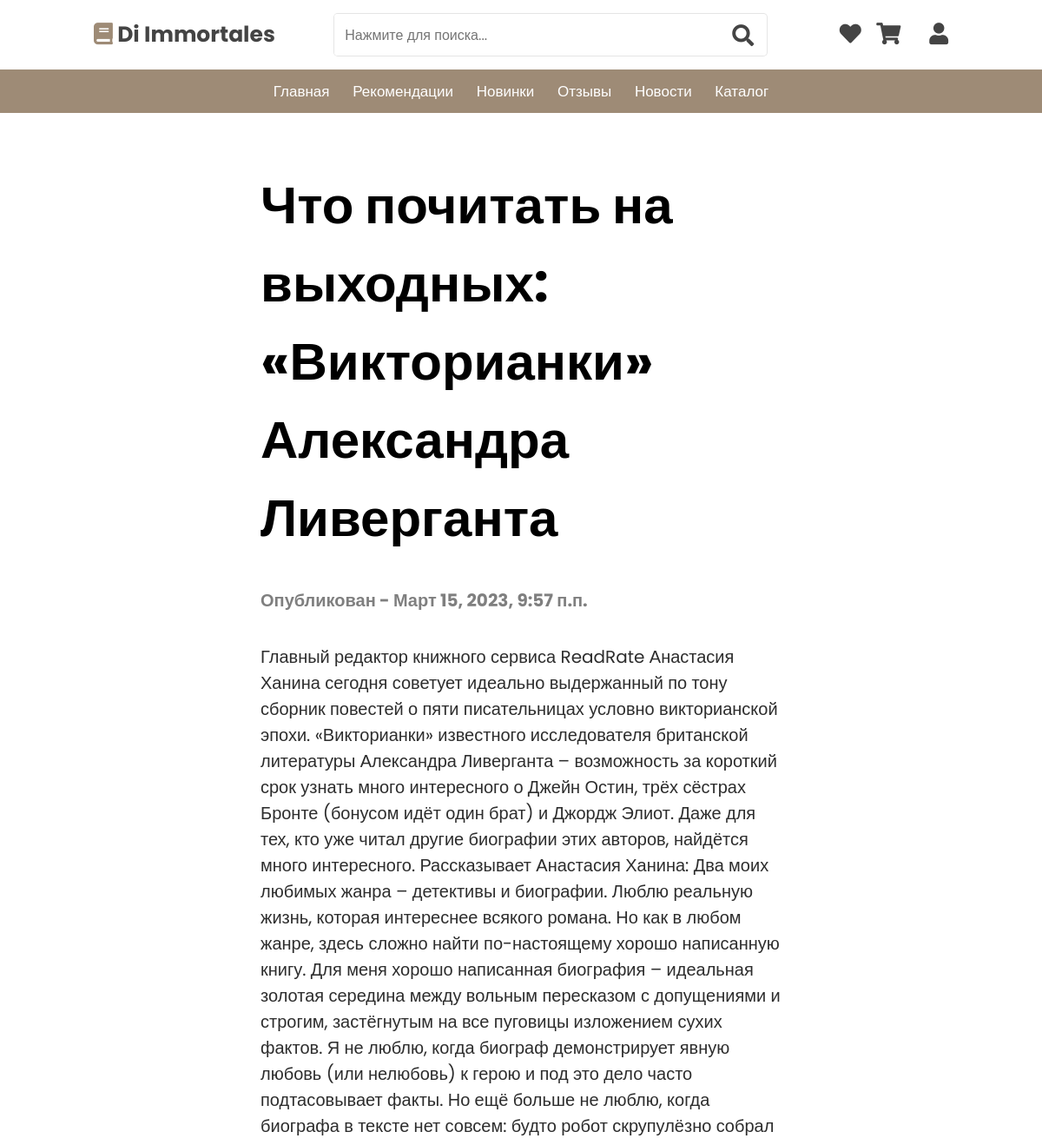
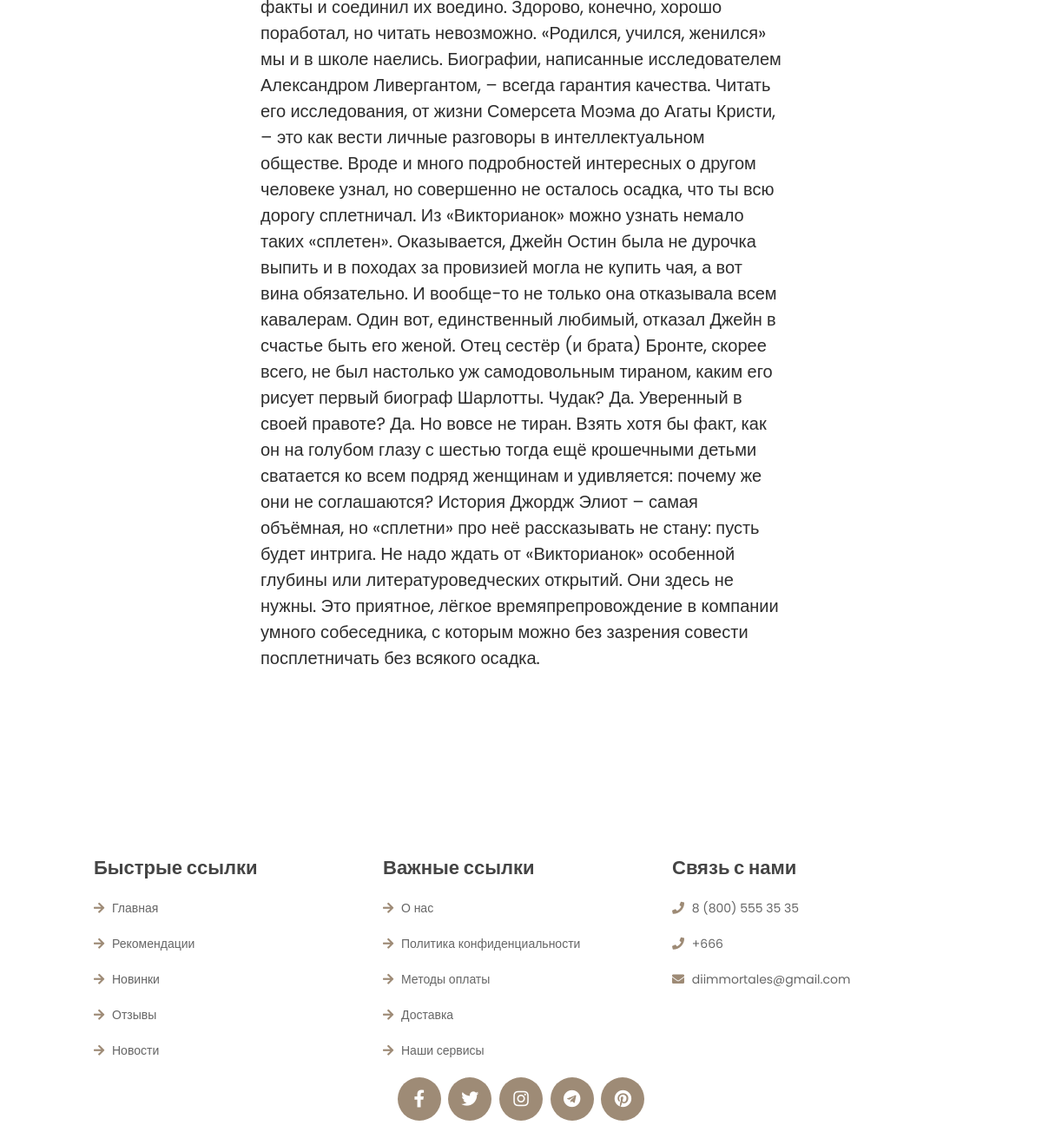
The app's page /new/1 with its own data (2 pictures, top to bottom).
### bookShop/models.py (models this page shows, shortened)
class New(models.Model):
    title = models.CharField(_("Заголовок"), max_length=255)
    content = models.TextField(_("Содержание новости"))
    newsDate = models.DateTimeField(_("Дата"), default=datetime.now)
    newsImage = models.CharField(_("Изображение новости"), max_length=255, default="")
    class Meta:
        verbose_name = _("Новость")
        verbose_name_plural = _("Новости")

### bookShop/views.py (the view)
# urls.py: path('new/<int:pk>', views.newsDetail, name='newsDetail'),
def newsDetail(request, pk):
    new = get_object_or_404(New, pk=pk)
    return render(request, "news-detail.html", {
        'new': new,
    })

### bookShop/templates/news-detail.html (shortened to what this page needs)
{% extends 'base.html' %}
{% load static %}
{% block content %}
<div class="banner">
</div>
<div class="blog">
    <h1 class="tittle">{{ new.title }}</h1>
    <p class="published"><span>Опубликован - {{ new.newsDate }}</span></p>
    <div class="article">
        <p>{{ new.content }}</p>
    </div>
</div>
{% endblock %}

### bookShop/static/css/style.css (style rules this page uses)
:root { --basic:#9e8b76; --dark-color:#685849; --black:#444; --light-color:#666; --border:.1rem solid rgba(0,0,0,.1); --border-hover:.1rem solid var(--black); --box-shadow:0 .5rem 1rem rgba(0,0,0,.1); }
* { font-family: 'Poppins', sans-serif; margin:0; padding:0; box-sizing: border-box; text-transform:none; outline: none; border:none; text-decoration: none; transition:all .2s linear; transition:width none; }
html { font-size: 62.5%; overflow-x: hidden; scroll-padding-top: 5rem; scroll-behavior: smooth; }

### bookShop/templates/news-detail.html (style rules this page uses)
.blog .article { position:relative; height:fit-content; padding:3.5rem 30rem 15rem 30rem; }
.blog .tittle { min-height:auto; height:fit-content; padding:3.5rem 30rem 0 30rem; white-space:normal; font-size: 6rem; text-transform:none; }
.published { padding:3.5rem 30rem 0 30rem; text-transform:capitalize; font-style: italic; color: rgba(0, 0, 0, 0.5); font-size: 2rem; }
.published span { font-weight: 700; font-style: normal; }
.article * { color:#2d2d2d; font-size: 2rem; text-transform:none; }

### records on screen
New: title "Что почитать на выходных: «Викторианки» Александра Ливерганта", newsDate "Март 15, 2023, 9:57 п.п.", content "Главный редактор книжного сервиса ReadRate Анастасия Ханина сегодня советует идеально выдержанный по тону сборник повестей о пяти писательницах условно викторианской эпохи. «Викторианки» известного исследователя британской литературы Александра Ливерганта – возможность за короткий срок узнать много интересного о Джейн Остин, трёх сёстрах Бронте (бонусом идёт один брат) и Джордж Элиот. Даже для тех, кто уже читал другие биографии этих авторов, найдётся много интересного. Рассказывает Анастасия Ханина: Два моих любимых жанра – детективы и биографии. Люблю реальную жизнь, которая интереснее всякого романа. Но как в любом жанре, здесь сложно найти по-настоящему хорошо написанную книгу. Для меня…"
